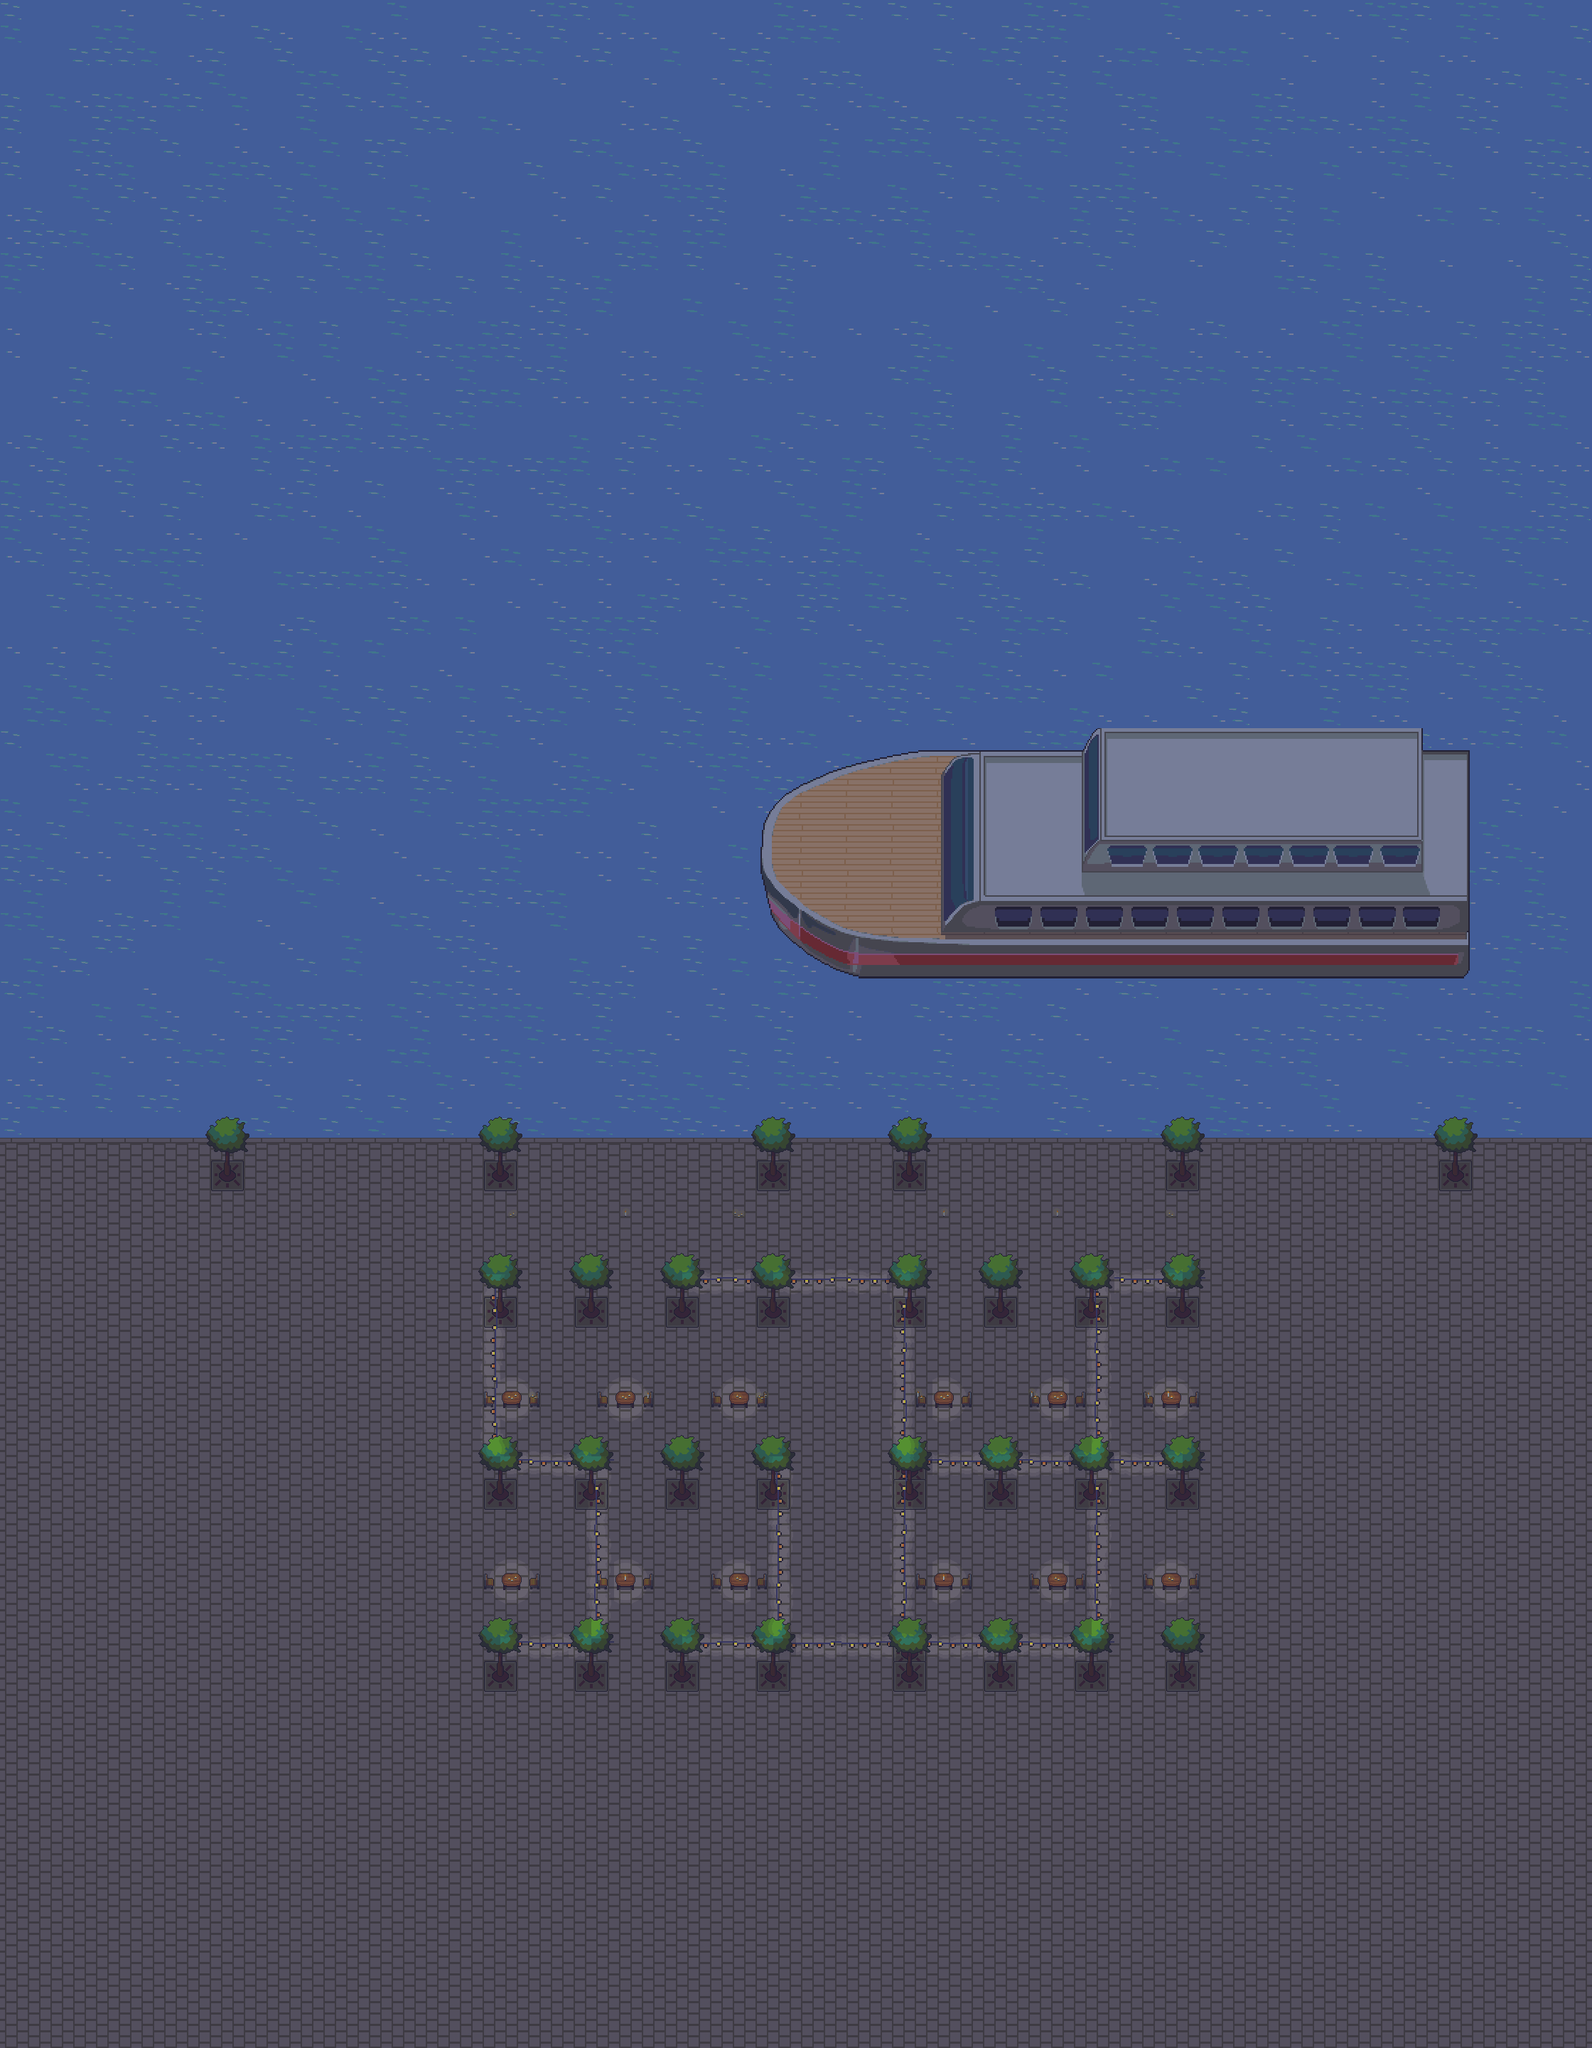

Tiled map render using the project's own tile images. Description and the map definition, with tile-layer contents summarised, below:
An orthogonal 70x90 tile map with 32x32 px tiles, 9 tile layers (Water, Ground 2, L1, L2, ...), 3 tilesets.

<map version="1.4" tiledversion="1.4.2" orientation="orthogonal" renderorder="right-down" width="70" height="90" tilewidth="32" tileheight="32" infinite="0" nextlayerid="14" nextobjectid="1">
 <tileset firstgid="1" source="../../tilesets/Gather Docks 0.x.tsx" />
 <tileset firstgid="1281" source="../../tilesets/Gather University 0.x.tsx" />
 <tileset firstgid="1745" source="../../tilesets/Gather Games 0.x.tsx" />
 <group id="8" name="Background">
  <layer id="12" name="Water" width="70" height="90">
   <data>[6300 cells, 6300 non-empty, 7 distinct tile ids]</data>
  </layer>
  <layer id="1" name="Ground 2" width="70" height="90">
   <data>[6300 cells, 2800 non-empty, 2 distinct tile ids]</data>
  </layer>
  <layer id="2" name="L1" width="70" height="90">
   <data>[6300 cells, 388 non-empty, 354 distinct tile ids]</data>
  </layer>
  <layer id="3" name="L2" width="70" height="90">
   <data>[6300 cells, 24 non-empty, 4 distinct tile ids]</data>
  </layer>
  <group id="4" name="Trees">
   <layer id="7" name="Trees 0" width="70" height="90">
    <data>[6300 cells, 124 non-empty, 4 distinct tile ids]</data>
   </layer>
   <layer id="6" name="Treelights" width="70" height="90">
    <data>[6300 cells, 109 non-empty, 5 distinct tile ids]</data>
   </layer>
   <layer id="5" name="Trees" width="70" height="90">
    <data>[6300 cells, 180 non-empty, 6 distinct tile ids]</data>
   </layer>
  </group>
 </group>
 <group id="9" name="Foreground">
  <layer id="10" name="Shadow" width="70" height="90">
   <data>[6300 cells, 6300 non-empty, 1 distinct tile ids]</data>
  </layer>
  <layer id="11" name="Shadow w Cutouts" width="70" height="90">
   <data>[6300 cells, 6300 non-empty, 16 distinct tile ids]</data>
  </layer>
 </group>
</map>
